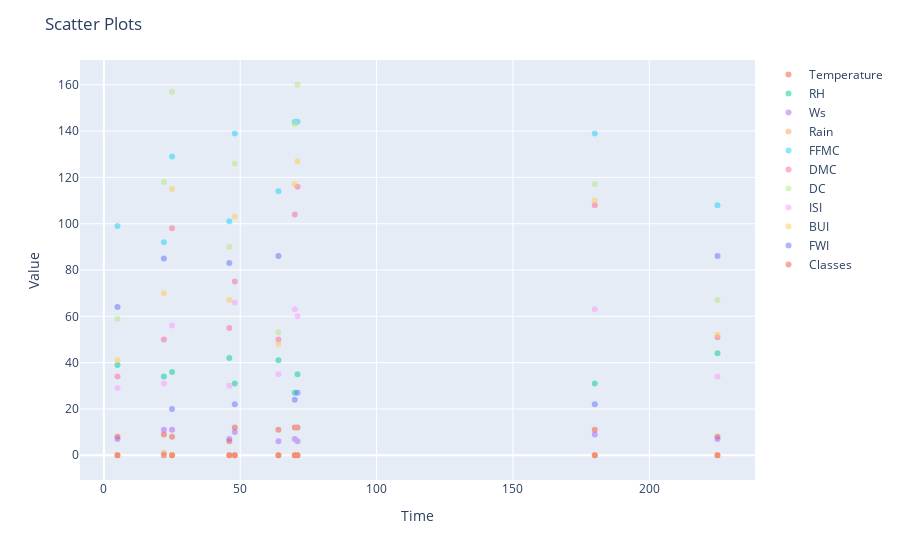

The notebook cell saved with this chart:
### Code cell
fig = px.scatter()
for column in ndf.columns:
    fig.add_scatter(
        x=ndf.index, y=ndf[column], mode="markers", name=column, opacity=0.5
    )

fig.update_layout(xaxis_title="Time", yaxis_title="Value", title="Scatter Plots")

fig.show()

### Figure 1 — Plotly figure (JSON) as saved in the notebook; plotly's stock layout.template omitted (floating-point values rounded to 4 significant figures)
{"data": [{"hovertemplate": "<extra></extra>", "legendgroup": "", "marker": {"color": "#636efa", "symbol": "circle"}, "mode": "markers", "name": "", "orientation": "v", "showlegend": false, "type": "scatter", "xaxis": "x", "yaxis": "y"}, {"mode": "markers", "name": "Temperature", "opacity": 0.5, "type": "scatter", "x": [5, 22, 25, 46, 48, 64, 70, 71, 180, 225], "y": [8, 9, 8, 6, 12, 11, 12, 12, 11, 8]}, {"mode": "markers", "name": "RH", "opacity": 0.5, "type": "scatter", "x": [5, 22, 25, 46, 48, 64, 70, 71, 180, 225], "y": [39, 34, 36, 42, 31, 41, 27, 35, 31, 44]}, {"mode": "markers", "name": "Ws", "opacity": 0.5, "type": "scatter", "x": [5, 22, 25, 46, 48, 64, 70, 71, 180, 225], "y": [7, 11, 11, 7, 10, 6, 7, 6, 9, 7]}, {"mode": "markers", "name": "Rain", "opacity": 0.5, "type": "scatter", "x": [5, 22, 25, 46, 48, 64, 70, 71, 180, 225], "y": [0, 1, 0, 0, 0, 0, 0, 0, 0, 0]}, {"mode": "markers", "name": "FFMC", "opacity": 0.5, "type": "scatter", "x": [5, 22, 25, 46, 48, 64, 70, 71, 180, 225], "y": [99, 92, 129, 101, 139, 114, 144, 144, 139, 108]}, {"mode": "markers", "name": "DMC", "opacity": 0.5, "type": "scatter", "x": [5, 22, 25, 46, 48, 64, 70, 71, 180, 225], "y": [34, 50, 98, 55, 75, 50, 104, 116, 108, 51]}, {"mode": "markers", "name": "DC", "opacity": 0.5, "type": "scatter", "x": [5, 22, 25, 46, 48, 64, 70, 71, 180, 225], "y": [59, 118, 157, 90, 126, 53, 143, 160, 117, 67]}, {"mode": "markers", "name": "ISI", "opacity": 0.5, "type": "scatter", "x": [5, 22, 25, 46, 48, 64, 70, 71, 180, 225], "y": [29, 31, 56, 30, 66, 35, 63, 60, 63, 34]}, {"mode": "markers", "name": "BUI", "opacity": 0.5, "type": "scatter", "x": [5, 22, 25, 46, 48, 64, 70, 71, 180, 225], "y": [41, 70, 115, 67, 103, 48, 117, 127, 110, 52]}, {"mode": "markers", "name": "FWI", "opacity": 0.5, "type": "scatter", "x": [5, 22, 25, 46, 48, 64, 70, 71, 180, 225], "y": [64, 85, 20, 83, 22, 86, 24, 27, 22, 86]}, {"mode": "markers", "name": "Classes", "opacity": 0.5, "type": "scatter", "x": [5, 22, 25, 46, 48, 64, 70, 71, 180, 225], "y": [0, 0, 0, 0, 0, 0, 0, 0, 0, 0]}], "layout": {"legend": {"tracegroupgap": 0}, "margin": {"t": 60}, "title": {"text": "Scatter Plots"}, "xaxis": {"anchor": "y", "domain": [0, 1], "title": {"text": "Time"}}, "yaxis": {"anchor": "x", "domain": [0, 1], "title": {"text": "Value"}}}}
